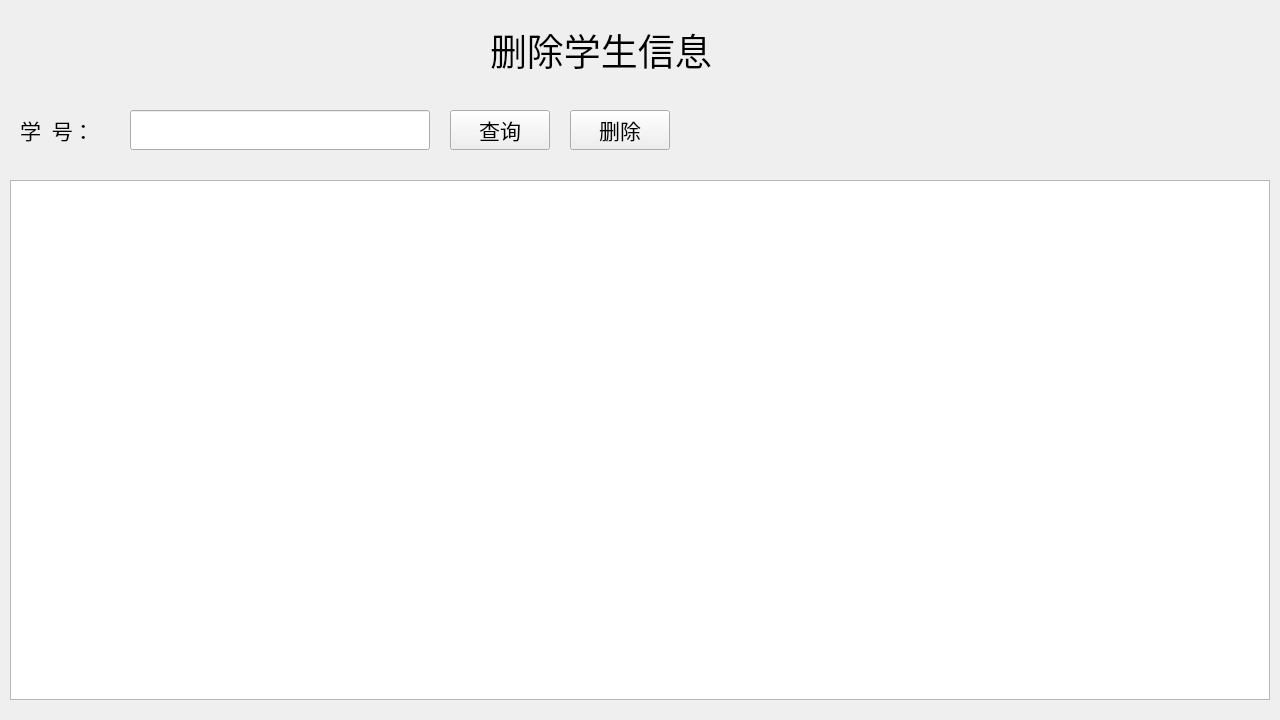
<?xml version="1.0" encoding="UTF-8"?>
<ui version="4.0">
 <class>Window_stuinfo_delete</class>
 <widget class="QWidget" name="Window_stuinfo_delete">
  <property name="geometry">
   <rect>
    <x>0</x>
    <y>0</y>
    <width>1280</width>
    <height>720</height>
   </rect>
  </property>
  <property name="windowTitle">
   <string>Form</string>
  </property>
  <widget class="QPushButton" name="pushButton_delete">
   <property name="geometry">
    <rect>
     <x>450</x>
     <y>110</y>
     <width>100</width>
     <height>40</height>
    </rect>
   </property>
   <property name="font">
    <font>
     <family>黑体</family>
     <pointsize>16</pointsize>
    </font>
   </property>
   <property name="text">
    <string>查询</string>
   </property>
  </widget>
  <widget class="QLabel" name="label_title2">
   <property name="geometry">
    <rect>
     <x>20</x>
     <y>110</y>
     <width>100</width>
     <height>40</height>
    </rect>
   </property>
   <property name="font">
    <font>
     <family>黑体</family>
     <pointsize>16</pointsize>
    </font>
   </property>
   <property name="text">
    <string>学  号：</string>
   </property>
  </widget>
  <widget class="QListView" name="listView_stuinfo">
   <property name="geometry">
    <rect>
     <x>10</x>
     <y>180</y>
     <width>1260</width>
     <height>520</height>
    </rect>
   </property>
  </widget>
  <widget class="QLineEdit" name="lineEdit_stuno">
   <property name="geometry">
    <rect>
     <x>130</x>
     <y>110</y>
     <width>300</width>
     <height>40</height>
    </rect>
   </property>
   <property name="font">
    <font>
     <family>黑体</family>
     <pointsize>16</pointsize>
    </font>
   </property>
  </widget>
  <widget class="QLabel" name="label_title1">
   <property name="geometry">
    <rect>
     <x>490</x>
     <y>20</y>
     <width>300</width>
     <height>60</height>
    </rect>
   </property>
   <property name="font">
    <font>
     <family>黑体</family>
     <pointsize>28</pointsize>
    </font>
   </property>
   <property name="text">
    <string>删除学生信息</string>
   </property>
  </widget>
  <widget class="QPushButton" name="pushButton_delete_2">
   <property name="geometry">
    <rect>
     <x>570</x>
     <y>110</y>
     <width>100</width>
     <height>40</height>
    </rect>
   </property>
   <property name="font">
    <font>
     <family>黑体</family>
     <pointsize>16</pointsize>
    </font>
   </property>
   <property name="text">
    <string>删除</string>
   </property>
  </widget>
  <widget class="QLabel" name="label_tip">
   <property name="geometry">
    <rect>
     <x>700</x>
     <y>110</y>
     <width>521</width>
     <height>41</height>
    </rect>
   </property>
   <property name="font">
    <font>
     <family>黑体</family>
     <pointsize>16</pointsize>
    </font>
   </property>
   <property name="text">
    <string/>
   </property>
  </widget>
 </widget>
 <resources/>
 <connections/>
</ui>
